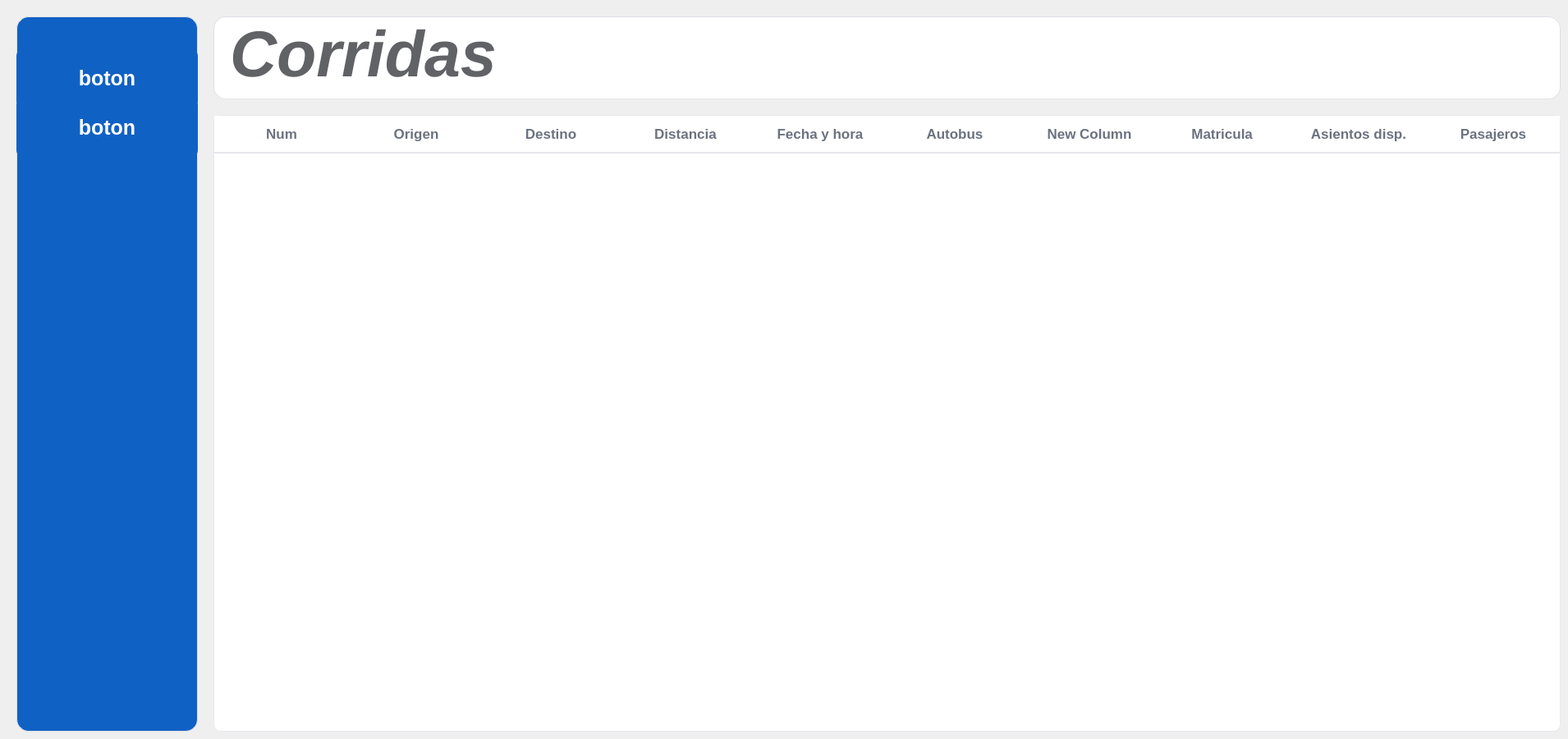
    <widget class="QWidget" name="pagina_corridas">
     <widget class="QTableWidget" name="QtableWidget_corridas_2">
      <property name="geometry">
       <rect>
        <x>260</x>
        <y>140</y>
        <width>1641</width>
        <height>751</height>
       </rect>
      </property>
      <property name="font">
       <font>
        <pointsize>-1</pointsize>
        <bold>true</bold>
       </font>
      </property>
      <property name="layoutDirection">
       <enum>Qt::LayoutDirection::LeftToRight</enum>
      </property>
      <property name="styleSheet">
       <string notr="true">QTableView {
    background: #ffffff;
    border: 1px solid #e6e8ec;
    border-radius: 8px;
    gridline-color: #f1f1f3;
    selection-background-color: #e8f0fe;
    selection-color: #1a1a1a;
    font-size: 14px;
    color: #333;
    alternate-background-color: #fafbff;
    show-grid: false;
}

QTableView::item {
    padding: 8px 12px;
    border: 0px;
}

QTableView::item:hover {
    background: #f5f8ff;
}

QTableView::item:selected {
    background: #e2edff;
    color: #1a1a1a;
}

QHeaderView::section {
    background: #ffffff;
    color: #6b7280;
    padding: 10px 12px;
    border: 0;
    border-bottom: 2px solid #e6e8ec;
    font-size: 17px;
    font-weight: 600;
}

QHeaderView::section:hover {
    background: #f7f9fc;
}

QHeaderView {
    background: #ffffff;
    border: 0;
}

QTableView::indicator {
    width: 18px;
    height: 18px;
}

QHeaderView::section:first {
    border-top-left-radius: 15px;
}

QHeaderView::section:last {
    border-top-right-radius: 15px;
}

QScrollBar:vertical {
    background: transparent;
    width: 10px;
    margin: 0px;
}

QScrollBar::handle:vertical {
    background: #cfd3da;
    min-height: 25px;
    border-radius: 5px;
}

QScrollBar::handle:vertical:hover {
    background: #b5bac4;
}

QScrollBar::add-line,
QScrollBar::sub-line {
    background: none;
    height: 0px;
}
</string>
      </property>
      <property name="horizontalScrollBarPolicy">
       <enum>Qt::ScrollBarPolicy::ScrollBarAlwaysOff</enum>
      </property>
      <property name="sizeAdjustPolicy">
       <enum>QAbstractScrollArea::SizeAdjustPolicy::AdjustIgnored</enum>
      </property>
      <attribute name="horizontalHeaderVisible">
       <bool>true</bool>
      </attribute>
      <attribute name="horizontalHeaderCascadingSectionResizes">
       <bool>false</bool>
      </attribute>
      <attribute name="horizontalHeaderDefaultSectionSize">
       <number>164</number>
      </attribute>
      <attribute name="horizontalHeaderHighlightSections">
       <bool>false</bool>
      </attribute>
      <column>
       <property name="text">
        <string>Num</string>
       </property>
       <property name="font">
        <font>
         <bold>true</bold>
        </font>
       </property>
      </column>
      <column>
       <property name="text">
        <string>Origen</string>
       </property>
       <property name="font">
        <font>
         <bold>true</bold>
        </font>
       </property>
      </column>
      <column>
       <property name="text">
        <string>Destino</string>
       </property>
       <property name="font">
        <font>
         <bold>true</bold>
        </font>
       </property>
      </column>
      <column>
       <property name="text">
        <string>Distancia</string>
       </property>
       <property name="font">
        <font>
         <bold>true</bold>
        </font>
       </property>
      </column>
      <column>
       <property name="text">
        <string>Fecha y hora</string>
       </property>
       <property name="font">
        <font>
         <bold>true</bold>
        </font>
       </property>
      </column>
      <column>
       <property name="text">
        <string>Autobus</string>
       </property>
       <property name="font">
        <font>
         <bold>true</bold>
        </font>
       </property>
      </column>
      <column>
       <property name="text">
        <string>New Column</string>
       </property>
      </column>
      <column>
       <property name="text">
        <string>Matricula </string>
       </property>
       <property name="font">
        <font>
         <bold>true</bold>
        </font>
       </property>
      </column>
      <column>
       <property name="text">
        <string>Asientos disp.</string>
       </property>
       <property name="font">
        <font>
         <bold>true</bold>
        </font>
       </property>
      </column>
      <column>
       <property name="text">
        <string>Pasajeros</string>
       </property>
       <property name="font">
        <font>
         <bold>true</bold>
        </font>
       </property>
      </column>
     </widget>
     <widget class="QWidget" name="widget_opbotones_2" native="true">
      <property name="geometry">
       <rect>
        <x>20</x>
        <y>20</y>
        <width>221</width>
        <height>871</height>
       </rect>
      </property>
      <property name="styleSheet">
       <string notr="true">

background-color: #1061C4;
border: 1px solid #dcdfe6;
border-radius: 15px;
gridline-color: #e0e0e0;
outline: none;
color: #606266;

</string>
      </property>
      <widget class="QPushButton" name="boton_ejemplo_5">
       <property name="geometry">
        <rect>
         <x>0</x>
         <y>40</y>
         <width>221</width>
         <height>71</height>
        </rect>
       </property>
       <property name="font">
        <font>
         <pointsize>-1</pointsize>
         <bold>true</bold>
        </font>
       </property>
       <property name="styleSheet">
        <string notr="true">QPushButton{
	background: #1061C4;
	color:WHITE;
	border:none;
	border-radius: 8px;
	font-weight: bold;
	font-size: 25px;
}

QPushButton:hover {
    background-color: #0D4FAB;    
}

QPushButton:pressed {
    background-color: #0A3F8A;     
}</string>
       </property>
       <property name="text">
        <string>boton</string>
       </property>
       <property name="iconSize">
        <size>
         <width>30</width>
         <height>30</height>
        </size>
       </property>
      </widget>
      <widget class="QPushButton" name="boton_ejemplo_6">
       <property name="geometry">
        <rect>
         <x>0</x>
         <y>100</y>
         <width>221</width>
         <height>71</height>
        </rect>
       </property>
       <property name="font">
        <font>
         <pointsize>-1</pointsize>
         <bold>true</bold>
        </font>
       </property>
       <property name="styleSheet">
        <string notr="true">QPushButton{
	background: #1061C4;
	color:WHITE;
	border:none;
	border-radius: 8px;
	font-weight: bold;
	font-size: 25px;
}

QPushButton:hover {
    background-color: #0D4FAB;    
}

QPushButton:pressed {
    background-color: #0A3F8A;     
}</string>
       </property>
       <property name="text">
        <string>boton</string>
       </property>
       <property name="iconSize">
        <size>
         <width>30</width>
         <height>30</height>
        </size>
       </property>
      </widget>
     </widget>
     <widget class="QWidget" name="widget_opfiltro_2" native="true">
      <property name="geometry">
       <rect>
        <x>260</x>
        <y>20</y>
        <width>1641</width>
        <height>101</height>
       </rect>
      </property>
      <property name="styleSheet">
       <string notr="true">background-color: #ffffff;
border: 1px solid #dcdfe6;
border-radius: 15px;
gridline-color: #e0e0e0;
outline: none;
color: #606266;
border-radius: 15px;
border-bottom: 1px solid #E3E3E3;

</string>
      </property>
      <widget class="QLabel" name="corridas_label">
       <property name="geometry">
        <rect>
         <x>20</x>
         <y>10</y>
         <width>551</width>
         <height>71</height>
        </rect>
       </property>
       <property name="font">
        <font>
         <pointsize>59</pointsize>
         <italic>true</italic>
         <bold>true</bold>
        </font>
       </property>
       <property name="styleSheet">
        <string notr="true">border:none

</string>
       </property>
       <property name="text">
        <string>Corridas</string>
       </property>
      </widget>
     </widget>
    </widget>
